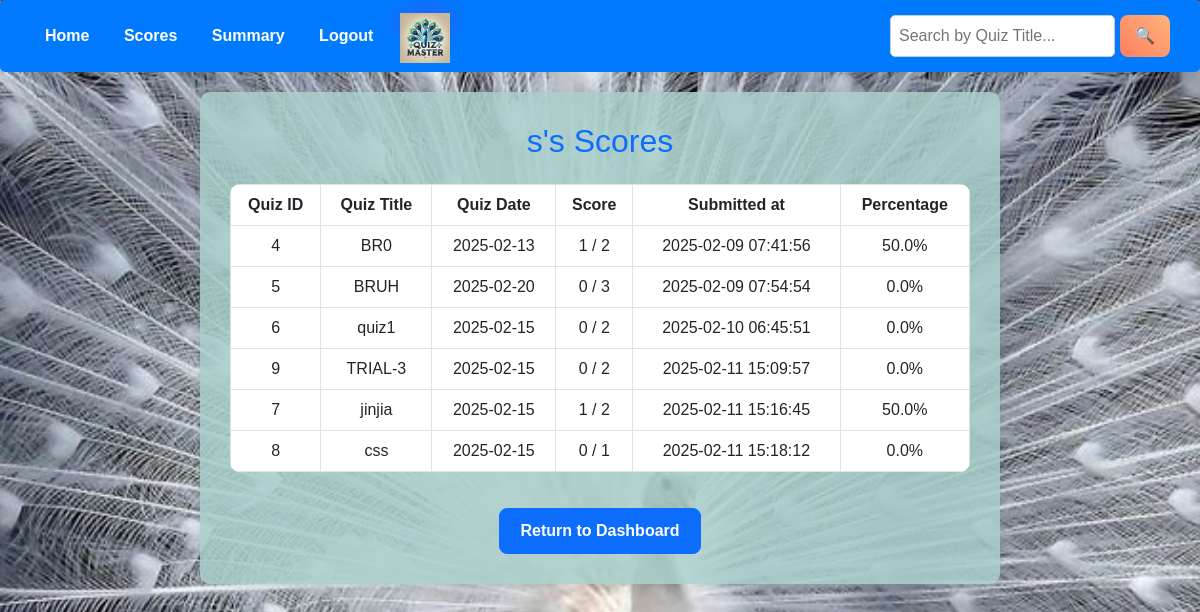
Screenshot of /scores (signed in) with the database file from the repository.
### model/model.py (models this page shows)
class User(db.Model):
    __tablename__ = "users"
    id = db.Column(db.Integer, primary_key=True)
    username = db.Column(db.String(50), nullable=False, unique = True)
    email = db.Column(db.String(50), nullable=False, unique = True)
    password = db.Column(db.String(50), nullable=False)
    roles = db.Column(db.String(10), nullable=False, default="Student")  # 'admin' or 'student'
    scores = db.relationship("Score", back_populates="user")

class Score(db.Model):
    __tablename__ = "scores"
    id = db.Column(db.Integer, primary_key=True)
    user_id = db.Column(db.Integer, db.ForeignKey("users.id"), nullable=False)
    quiz_id = db.Column(db.Integer, db.ForeignKey("quizzes.id"), nullable=False)
    score = db.Column(db.Integer, nullable=False)
    max_score = db.Column(db.Integer, nullable=False)
    percent = db.Column(db.Float, nullable=False)
    submitted_at = db.Column(db.DateTime, default=datetime)  # New timestamp field
    user = db.relationship("User", back_populates="scores")
    quiz = db.relationship("Quiz")

class Quiz(db.Model):
    __tablename__ = "quizzes"
    id = db.Column(db.Integer, primary_key=True)
    title = db.Column(db.String(100), nullable=False)
    chapter_id = db.Column(db.Integer, db.ForeignKey("chapters.id"), nullable=False)
    date = db.Column(db.Date, nullable=False)
    time = db.Column(db.Time, nullable=False)
    duration = db.Column(db.Integer, nullable=False)
    rules = db.Column(db.String(500), nullable=True)
    chapter = db.relationship("Chapter", back_populates="quizzes")
    questions = db.relationship("Question", back_populates="quiz", cascade="all, delete-orphan")
    scores = db.relationship("Score", back_populates="quiz", cascade="all, delete-orphan")
    user_responses = db.relationship("UserResponse", cascade="all, delete-orphan")

### controllers/controllers.py (the view)
@controllers.route("/scores")
def scores():
    user_id = session.get("user_id")
    user = User.query.get(session['user_id']) #as the user_id changes only when logged out
    search_query = request.args.get("search_quiz", "").strip()  # Get the search term
    print(search_query)
    q = (
        db.session.query(Quiz.id.label("quiz_id"), Quiz.title.label("quiz_title"),Quiz.date.label("quiz_date"), Score.score, Score.max_score, Score.percent, Score.submitted_at)
        .join(Score, Score.quiz_id == Quiz.id)
        .filter(Score.user_id == user_id)
    ) #Limitation : If the quiz is deleted by admin the user can't view their scores
    if search_query:
        q = q.filter(Quiz.title.ilike(f"%{search_query}%"))  # Case-insensitive search
    user_scores = q
    print (user_scores)
    return render_template("scores.html", user_scores=user_scores, user = user , search_query=search_query)

### templates/scores.html (shortened to what this page needs)
<!DOCTYPE html>
<html lang="en">
<head>
    <link href="https://cdn.jsdelivr.net/npm/bootstrap@5.3.0/dist/css/bootstrap.min.css" rel="stylesheet">
</head>
<body>
    <div class="nav-bar">
        <div>
            <a href="{{ url_for('controllers.user_dashboard') }}">Home</a>
            <a href="{{ url_for('controllers.scores') }}">Scores</a>
            <a href="{{ url_for('controllers.user_summary') }}">Summary</a>
            <a href="{{ url_for('controllers.logout_user') }}">Logout</a>
        </div>
        <header class="logo">
            <img src="{{ url_for('static', filename='images/logo.png') }}" alt="Quiz Master Logo" width="50">
        </header>
        <div class="search-container">
            <form method="GET" action="{{ url_for('controllers.scores') }}" style="display: flex; gap: 5px;">
                <input type="text" name="search_quiz" value="{{ search_query }}" placeholder="Search by Quiz Title...">
                <button type="submit">🔍</button>
            </form>
        </div>
    </div>
    <div class="score-container">
        <h2 class="mb-4 text-primary">{{ user.username }}'s Scores</h2>
        <table class="table table-hover table-bordered">
            <thead>
                <tr>
                    <th>Quiz ID</th>
                    <th>Quiz Title</th>
                    <th>Quiz Date</th>
                    <th>Score</th>
                    <th>Submitted at</th>
                    <th>Percentage</th>
                </tr>
            </thead>
            <tbody>
                {% for score in user_scores %}
                <tr>
                    <td>{{ score.quiz_id }}</td>
                    <td>{{ score.quiz_title }}</td>
                    <td>{{ score.quiz_date }}</td>
                    <td>{{ score.score }} / {{ score.max_score }}</td>
                    <td>{{ score.submitted_at.strftime('%Y-%m-%d %H:%M:%S') if score.submitted_at else 'N/A' }}</td>
                    <td>{{ score.percent|round(2) }}%</td>
                </tr>
                {% endfor %}
            </tbody>
        </table>
        <a href="{{ url_for('controllers.user_dashboard') }}" class="btn btn-primary btn-home">Return to Dashboard</a>
    </div>
</body>
</html>

### rows the page displays
User: username "s"
Score: quiz_id "4", quiz_title "BR0", quiz_date "2025-02-13", score "1", max_score "2", submitted_at "2025-02-09 07:41:56", percent "50.0"
Score: quiz_id "5", quiz_title "BRUH", quiz_date "2025-02-20", score "0", max_score "3", submitted_at "2025-02-09 07:54:54", percent "0.0"
Score: quiz_id "6", quiz_title "quiz1", quiz_date "2025-02-15", score "0", max_score "2", submitted_at "2025-02-10 06:45:51", percent "0.0"
Score: quiz_id "9", quiz_title "TRIAL-3", quiz_date "2025-02-15", score "0", max_score "2", submitted_at "2025-02-11 15:09:57", percent "0.0"
Score: quiz_id "7", quiz_title "jinjia", quiz_date "2025-02-15", score "1", max_score "2", submitted_at "2025-02-11 15:16:45", percent "50.0"
Score: quiz_id "8", quiz_title "css", quiz_date "2025-02-15", score "0", max_score "1", submitted_at "2025-02-11 15:18:12", percent "0.0"
